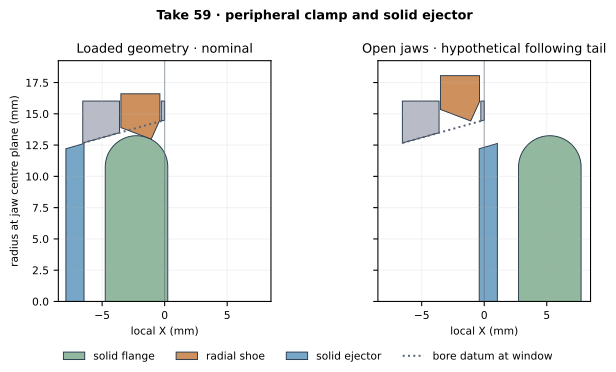

Generate this figure with Python:
"""Local meridian cut, explicitly not a 3D clearance calculation."""
from runpy import run_path
from pathlib import Path
g=run_path(str(Path(__file__).with_name('flange-cam-take59.py')))
globals().update({k:v for k,v in g.items() if not k.startswith('__')})
import matplotlib
matplotlib.use('Agg')
import matplotlib.pyplot as plt
from matplotlib.patches import Polygon
plt.rcParams.update({'svg.hashsalt':'flange-59','font.size':8,'font.family':'DejaVu Sans'})
def diagram():
 fig,axes=plt.subplots(1,2,figsize=(8.2,3.8),sharey=True)
 for ax,s,dx,title in zip(axes,(0,ST),(0,TR),('Loaded geometry · nominal','Open jaws · hypothetical following tail')):
  cx=-2.25+dx;t=np.linspace(-pi/2,pi/2,100);xy=np.vstack(([cx-RE,0],np.c_[cx+RE*np.sin(t),R+RE*np.cos(t)],[cx+RE,0]))
  def poly(v,color,label):ax.add_patch(Polygon(v,facecolor=color,edgecolor='#25374a',lw=.7,label=label))
  poly(xy,'#92b89f','solid flange')
  m=.38;xw=J['tip_x'];rw=R+RE/hypot(1,m);x=np.linspace(-3.50,-.38,130);r=np.maximum.reduce((rw-m*(x-xw),14.514+2.20*(x+.38),x*0+11.33))
  poly(np.vstack((np.c_[x,r+s],[-.38,16.60+s],[-3.50,16.60+s])),'#ce915e','radial shoe')
  x0=HOME+dx;poly([(x0-1.45,0),(x0-1.45,RD-.42),(x0,RD),(x0,0)],'#77a6c6','solid ejector')
  for l,h in ((HOME-.10,-3.61),(-.27,0)):poly([(l,14.5+.28*l),(h,14.5+.28*h),(h,16.02),(l,16.02)],'#b9bcc6',None)
  ax.plot([HOME-.1,0],[14.5+.28*(HOME-.1),14.5],':',color='#5a6578',label='bore datum at window')
  ax.axvline(0,color='#576477',alpha=.55,lw=.8);ax.set(aspect='equal',xlim=(-8.5,8.5),ylim=(0,19.25),xlabel='local X (mm)',title=title);ax.grid(alpha=.17)
 axes[0].set_ylabel('radius at jaw centre plane (mm)')
 h,l=axes[0].get_legend_handles_labels();fig.legend(h,l,ncol=4,loc='lower center',frameon=False)
 fig.suptitle('Take 59 · peripheral clamp and solid ejector',fontweight='bold')
 fig.subplots_adjust(bottom=.18,top=.84,wspace=.10)
 path=D/'flange-section-take59.svg'
 fig.savefig(path,metadata={'Date':None},bbox_inches='tight')
 path.write_text(''.join(line.rstrip()+'\n' for line in path.read_text().splitlines()))
if __name__=='__main__':diagram()
